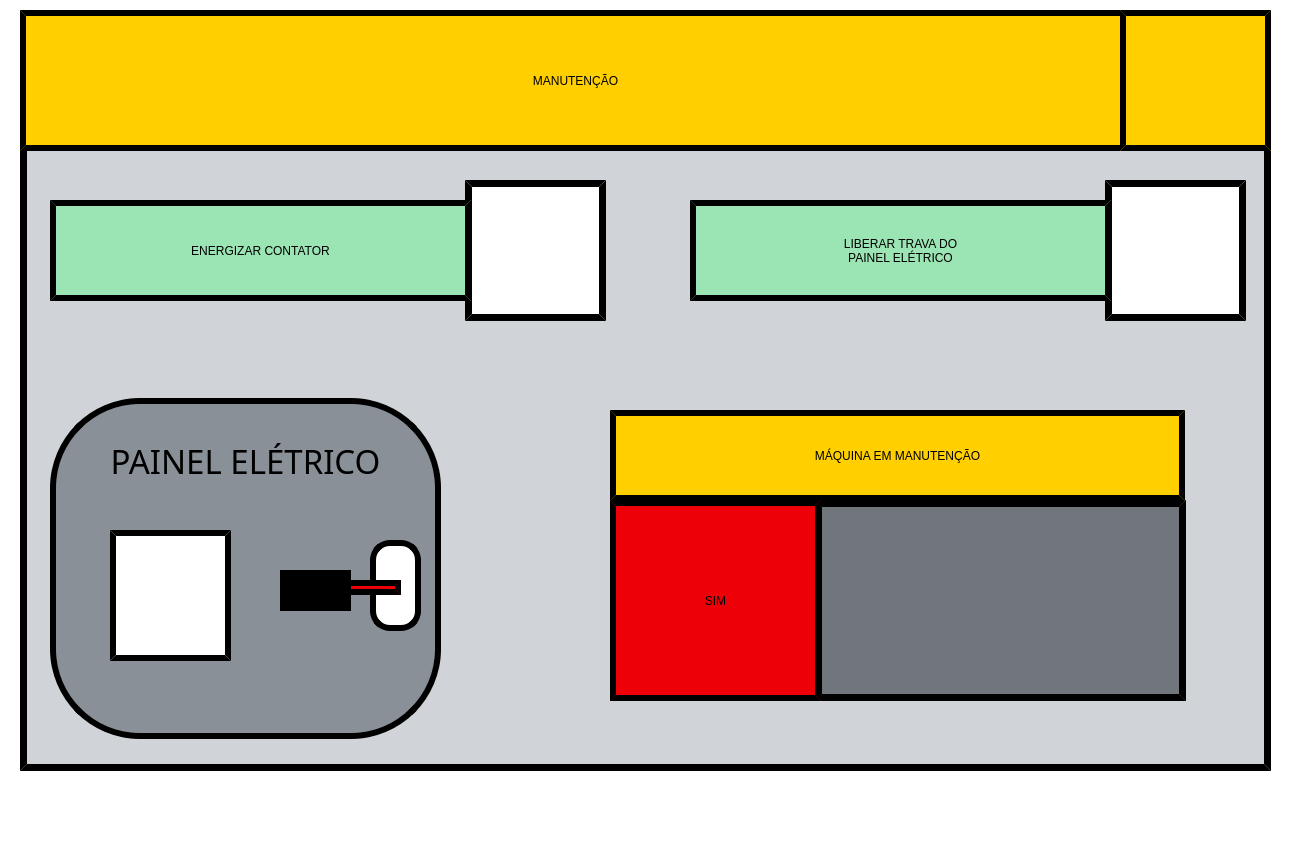
<?xml version="1.0" encoding="UTF-8"?>
<ui version="4.0">
 <class>Manutencao</class>
 <widget class="QMainWindow" name="Manutencao">
  <property name="geometry">
   <rect>
    <x>0</x>
    <y>0</y>
    <width>1290</width>
    <height>841</height>
   </rect>
  </property>
  <property name="minimumSize">
   <size>
    <width>1290</width>
    <height>841</height>
   </size>
  </property>
  <property name="maximumSize">
   <size>
    <width>1290</width>
    <height>841</height>
   </size>
  </property>
  <property name="windowTitle">
   <string>MainWindow</string>
  </property>
  <property name="styleSheet">
   <string notr="true">background-color: rgb(255, 255, 255);</string>
  </property>
  <property name="animated">
   <bool>true</bool>
  </property>
  <widget class="QWidget" name="centralwidget">
   <widget class="QLabel" name="Label_Borda">
    <property name="geometry">
     <rect>
      <x>0</x>
      <y>783</y>
      <width>1290</width>
      <height>18</height>
     </rect>
    </property>
    <property name="text">
     <string/>
    </property>
    <property name="pixmap">
     <pixmap>Imagens/Borda.png</pixmap>
    </property>
    <property name="scaledContents">
     <bool>true</bool>
    </property>
   </widget>
   <widget class="QLabel" name="label_fundo">
    <property name="geometry">
     <rect>
      <x>20</x>
      <y>10</y>
      <width>1251</width>
      <height>761</height>
     </rect>
    </property>
    <property name="font">
     <font>
      <family>Bosch Sans Bold</family>
      <pointsize>65</pointsize>
      <weight>50</weight>
      <italic>false</italic>
      <bold>false</bold>
     </font>
    </property>
    <property name="styleSheet">
     <string notr="true">border-style: outset;
border-color: rgb(0, 0, 0);
border-width:7px;
border-radius: 0px;
background-color: rgb(208, 212, 216);</string>
    </property>
    <property name="text">
     <string/>
    </property>
   </widget>
   <widget class="QPushButton" name="botao_home">
    <property name="geometry">
     <rect>
      <x>1120</x>
      <y>10</y>
      <width>151</width>
      <height>141</height>
     </rect>
    </property>
    <property name="whatsThis">
     <string>&lt;html&gt;&lt;head/&gt;&lt;body&gt;&lt;p&gt;&lt;span style=&quot; color:#ffffff;&quot;&gt;OI&lt;/span&gt;&lt;/p&gt;&lt;/body&gt;&lt;/html&gt;</string>
    </property>
    <property name="styleSheet">
     <string notr="true">border-style: outset;
color: rgb(0, 0, 0);
border-color: rgb(0, 0, 0);
border-width:6px;


font: 75 34pt &quot;Bosch Sans Bold&quot;;
background-color: rgb(255,207,0);</string>
    </property>
    <property name="text">
     <string/>
    </property>
    <property name="icon">
     <iconset>
      <normaloff>imagens/home_preto.png</normaloff>imagens/home_preto.png</iconset>
    </property>
    <property name="iconSize">
     <size>
      <width>130</width>
      <height>130</height>
     </size>
    </property>
   </widget>
   <widget class="QLabel" name="label_manutencao">
    <property name="geometry">
     <rect>
      <x>20</x>
      <y>10</y>
      <width>1111</width>
      <height>141</height>
     </rect>
    </property>
    <property name="styleSheet">
     <string notr="true">font: 75 52pt &quot;Bosch Sans Bold&quot;;
border-style: outset;
border-color: rgb(0, 0, 0);
border-width:6px;
background-color: rgb(255,207,0);</string>
    </property>
    <property name="text">
     <string>MANUTENÇÃO</string>
    </property>
    <property name="alignment">
     <set>Qt::AlignCenter</set>
    </property>
   </widget>
   <widget class="QLabel" name="label_fundo_painel">
    <property name="geometry">
     <rect>
      <x>50</x>
      <y>398</y>
      <width>391</width>
      <height>341</height>
     </rect>
    </property>
    <property name="styleSheet">
     <string notr="true">border-style: outset;
color: rgb(0, 0, 0);
border-color: rgb(0, 0, 0);
border-width:6px;
border-radius: 90px;

font: 75 34pt &quot;Bosch Sans Bold&quot;;
background-color: rgb(138, 144, 151);</string>
    </property>
    <property name="text">
     <string/>
    </property>
    <property name="alignment">
     <set>Qt::AlignCenter</set>
    </property>
   </widget>
   <widget class="QLabel" name="label_raio">
    <property name="geometry">
     <rect>
      <x>110</x>
      <y>530</y>
      <width>121</width>
      <height>131</height>
     </rect>
    </property>
    <property name="styleSheet">
     <string notr="true">border-style: outset;
color: rgb(0, 0, 0);
border-color: rgb(0, 0, 0);
border-width:6px;


font: 75 34pt &quot;Bosch Sans Bold&quot;;
background-color: rgb(255,255,255);</string>
    </property>
    <property name="text">
     <string/>
    </property>
    <property name="pixmap">
     <pixmap>imagens/Raio.png</pixmap>
    </property>
    <property name="scaledContents">
     <bool>true</bool>
    </property>
   </widget>
   <widget class="QPushButton" name="botao_liberar_trava2">
    <property name="geometry">
     <rect>
      <x>1105</x>
      <y>180</y>
      <width>141</width>
      <height>141</height>
     </rect>
    </property>
    <property name="styleSheet">
     <string notr="true">border-style: outset;
border-color: rgb(0, 0, 0);
border-width:7px;
border-radius: 0px;
background-color: rgb(255, 255, 255);</string>
    </property>
    <property name="text">
     <string/>
    </property>
    <property name="icon">
     <iconset>
      <normaloff>imagens/Touch_painel.png</normaloff>imagens/Touch_painel.png</iconset>
    </property>
    <property name="iconSize">
     <size>
      <width>120</width>
      <height>120</height>
     </size>
    </property>
   </widget>
   <widget class="QLabel" name="label_painel_eletrico">
    <property name="geometry">
     <rect>
      <x>90</x>
      <y>430</y>
      <width>311</width>
      <height>61</height>
     </rect>
    </property>
    <property name="font">
     <font>
      <family>Bosch Sans Bold</family>
      <pointsize>25</pointsize>
      <weight>9</weight>
      <italic>false</italic>
      <bold>false</bold>
     </font>
    </property>
    <property name="styleSheet">
     <string notr="true">
color: rgb(0, 0, 0);
border-color: rgb(0, 0, 0);

border-radius: 90px;

font: 75 25pt &quot;Bosch Sans Bold&quot;;
background-color: rgb(138, 144, 151);</string>
    </property>
    <property name="text">
     <string>PAINEL ELÉTRICO</string>
    </property>
    <property name="alignment">
     <set>Qt::AlignCenter</set>
    </property>
   </widget>
   <widget class="QLabel" name="label_solenoide">
    <property name="geometry">
     <rect>
      <x>280</x>
      <y>570</y>
      <width>71</width>
      <height>41</height>
     </rect>
    </property>
    <property name="styleSheet">
     <string notr="true">border-style: outset;
color: rgb(0, 0, 0);
border-color: rgb(0, 0, 0);
border-width:6px;
border-radius: 0px;

font: 75 34pt &quot;Bosch Sans Bold&quot;;
background-color: rgb(0, 0, 0);</string>
    </property>
    <property name="text">
     <string/>
    </property>
    <property name="alignment">
     <set>Qt::AlignCenter</set>
    </property>
   </widget>
   <widget class="QLabel" name="label_trava_solenoide">
    <property name="geometry">
     <rect>
      <x>310</x>
      <y>580</y>
      <width>91</width>
      <height>15</height>
     </rect>
    </property>
    <property name="styleSheet">
     <string notr="true">border-style: outset;
color: rgb(0, 0, 0);
border-color: rgb(0, 0, 0);
border-width:6px;
border-radius: 0px;

font: 75 34pt &quot;Bosch Sans Bold&quot;;
background-color: rgb(237, 0, 7);</string>
    </property>
    <property name="text">
     <string/>
    </property>
    <property name="alignment">
     <set>Qt::AlignCenter</set>
    </property>
   </widget>
   <widget class="QLabel" name="label__abertura">
    <property name="geometry">
     <rect>
      <x>370</x>
      <y>540</y>
      <width>51</width>
      <height>91</height>
     </rect>
    </property>
    <property name="styleSheet">
     <string notr="true">border-style: outset;
color: rgb(0, 0, 0);
border-color: rgb(0, 0, 0);
border-width:6px;
border-radius: 20px;

font: 75 34pt &quot;Bosch Sans Bold&quot;;
background-color: rgb(255, 255, 255);</string>
    </property>
    <property name="text">
     <string/>
    </property>
    <property name="alignment">
     <set>Qt::AlignCenter</set>
    </property>
   </widget>
   <widget class="QPushButton" name="botao_liberar_trava1">
    <property name="geometry">
     <rect>
      <x>690</x>
      <y>200</y>
      <width>421</width>
      <height>101</height>
     </rect>
    </property>
    <property name="styleSheet">
     <string notr="true">border-style: outset;
color: rgb(0, 0, 0);
border-color: rgb(0, 0, 0);
border-width:6px;
border-radius: 0px;

font: 75 24pt &quot;Bosch Sans Bold&quot;;
background-color: rgb(155, 228, 179);</string>
    </property>
    <property name="text">
     <string>LIBERAR TRAVA DO
PAINEL ELÉTRICO</string>
    </property>
    <property name="iconSize">
     <size>
      <width>120</width>
      <height>120</height>
     </size>
    </property>
   </widget>
   <widget class="QPushButton" name="botao_energizar_contator_2">
    <property name="geometry">
     <rect>
      <x>465</x>
      <y>180</y>
      <width>141</width>
      <height>141</height>
     </rect>
    </property>
    <property name="styleSheet">
     <string notr="true">border-style: outset;
border-color: rgb(0, 0, 0);
border-width:7px;
border-radius: 0px;
background-color: rgb(255, 255, 255);</string>
    </property>
    <property name="text">
     <string/>
    </property>
    <property name="icon">
     <iconset>
      <normaloff>imagens/Raio.png</normaloff>imagens/Raio.png</iconset>
    </property>
    <property name="iconSize">
     <size>
      <width>125</width>
      <height>125</height>
     </size>
    </property>
   </widget>
   <widget class="QPushButton" name="botao_energizar_contator_1">
    <property name="geometry">
     <rect>
      <x>50</x>
      <y>200</y>
      <width>421</width>
      <height>101</height>
     </rect>
    </property>
    <property name="styleSheet">
     <string notr="true">border-style: outset;
color: rgb(0, 0, 0);
border-color: rgb(0, 0, 0);
border-width:6px;
border-radius: 0px;

font: 75 24pt &quot;Bosch Sans Bold&quot;;
background-color: rgb(155, 228, 179);</string>
    </property>
    <property name="text">
     <string>ENERGIZAR CONTATOR</string>
    </property>
    <property name="iconSize">
     <size>
      <width>120</width>
      <height>120</height>
     </size>
    </property>
   </widget>
   <widget class="QPushButton" name="botao_maquina_manutencao">
    <property name="geometry">
     <rect>
      <x>815</x>
      <y>500</y>
      <width>371</width>
      <height>201</height>
     </rect>
    </property>
    <property name="styleSheet">
     <string notr="true">border-style: outset;
border-color: rgb(0, 0, 0);
border-width:7px;
border-radius: 0px;
background-color: rgb(113, 118, 124);</string>
    </property>
    <property name="text">
     <string/>
    </property>
    <property name="icon">
     <iconset>
      <normaloff>C:/Users/CT67CA/Downloads/botao04.png</normaloff>C:/Users/CT67CA/Downloads/botao04.png</iconset>
    </property>
    <property name="iconSize">
     <size>
      <width>600</width>
      <height>600</height>
     </size>
    </property>
   </widget>
   <widget class="QLabel" name="label_maquina_em_manutencao">
    <property name="geometry">
     <rect>
      <x>610</x>
      <y>410</y>
      <width>575</width>
      <height>91</height>
     </rect>
    </property>
    <property name="styleSheet">
     <string notr="true">border-style: outset;
color: rgb(0, 0, 0);
border-color: rgb(0, 0, 0);
border-width:6px;
border-radius: 0px;

font: 75 28pt &quot;Bosch Sans Bold&quot;;
background-color: rgb(255,207,0);</string>
    </property>
    <property name="text">
     <string>MÁQUINA EM MANUTENÇÃO</string>
    </property>
    <property name="alignment">
     <set>Qt::AlignCenter</set>
    </property>
   </widget>
   <widget class="QLabel" name="label_sim_nao">
    <property name="geometry">
     <rect>
      <x>610</x>
      <y>500</y>
      <width>211</width>
      <height>201</height>
     </rect>
    </property>
    <property name="styleSheet">
     <string notr="true">border-style: outset;
color: rgb(0, 0, 0);
border-color: rgb(0, 0, 0);
border-width:6px;
border-radius: 0px;

font: 75 55pt &quot;Bosch Sans Bold&quot;;
background-color: rgb(237, 0, 7);</string>
    </property>
    <property name="text">
     <string>SIM</string>
    </property>
    <property name="alignment">
     <set>Qt::AlignCenter</set>
    </property>
   </widget>
   <zorder>Label_Borda</zorder>
   <zorder>label_fundo</zorder>
   <zorder>label_manutencao</zorder>
   <zorder>label_fundo_painel</zorder>
   <zorder>label_raio</zorder>
   <zorder>botao_home</zorder>
   <zorder>botao_liberar_trava2</zorder>
   <zorder>label_painel_eletrico</zorder>
   <zorder>label__abertura</zorder>
   <zorder>label_trava_solenoide</zorder>
   <zorder>label_solenoide</zorder>
   <zorder>botao_liberar_trava1</zorder>
   <zorder>botao_energizar_contator_2</zorder>
   <zorder>botao_energizar_contator_1</zorder>
   <zorder>botao_maquina_manutencao</zorder>
   <zorder>label_maquina_em_manutencao</zorder>
   <zorder>label_sim_nao</zorder>
  </widget>
  <widget class="QMenuBar" name="menubar">
   <property name="geometry">
    <rect>
     <x>0</x>
     <y>0</y>
     <width>1290</width>
     <height>21</height>
    </rect>
   </property>
  </widget>
  <widget class="QStatusBar" name="statusbar"/>
 </widget>
 <resources/>
 <connections/>
</ui>
